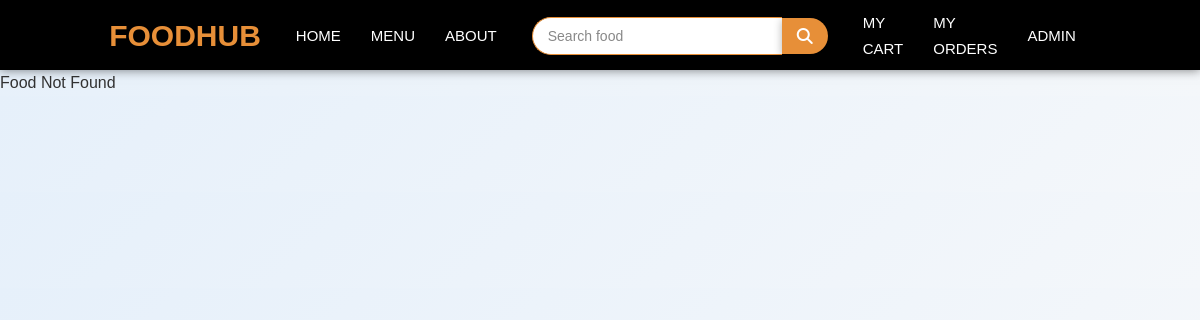
/food_items_view.php?food_items=cardio (signed in), run on an earlier commit of the app's database.
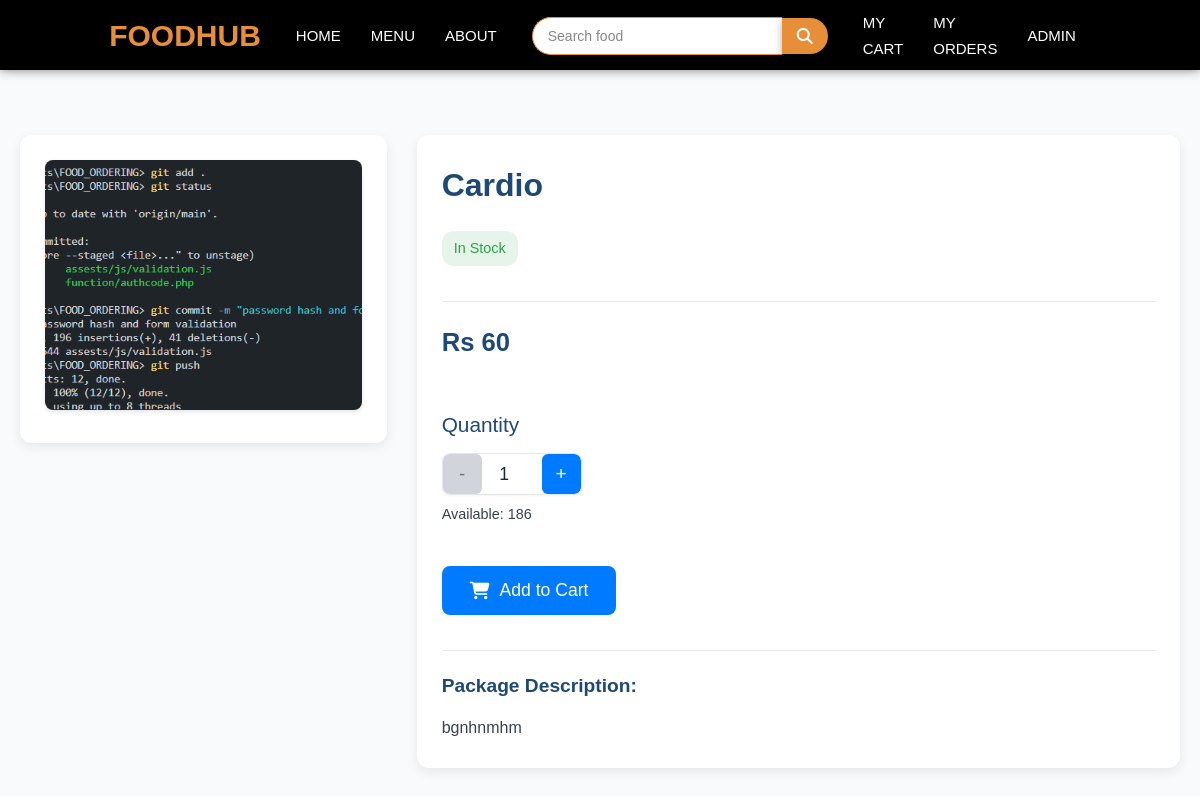
And on a later commit of the database.
### tables this page shows
CREATE TABLE `food_items` (
  `id` int(11) NOT NULL,
  `menu_id` int(11) NOT NULL,
  `name` varchar(200) NOT NULL,
  `slug` varchar(200) NOT NULL,
  `description` mediumtext NOT NULL,
  `image` varchar(200) NOT NULL,
  `quantity` int(11) NOT NULL,
  `price` int(11) NOT NULL,
  `status` tinyint(4) NOT NULL,
  `trending` tinyint(4) NOT NULL,
  `created_at` timestamp NOT NULL DEFAULT current_timestamp() ON UPDATE current_timestamp()
);

### functions/userfunctions.php (called while the page is built, shortened)
<?php
include('config/dbcon.php');
function getSlugActive($table, $slug)
{
    global $con;
    $query = "SELECT * FROM $table WHERE slug='$slug' AND status='0' LIMIT 1";
    return $query_run = mysqli_query($con, $query);
}
?>

### food_items_view.php (the view, shortened to what this page needs)
<?php
include('functions/userfunctions.php');
include('includes/header.php');
if (isset($_GET['food_items'])) {
    $food_items_slug = mysqli_real_escape_string($con, $_GET['food_items']);
    $food_items_data = getSlugActive("food_items", $food_items_slug);
    $food_items = mysqli_fetch_array($food_items_data);
    if ($food_items) {
        $in_stock = isset($food_items['quantity']) && $food_items['quantity'] > 0;
        $max_quantity = max(0, (int)$food_items['quantity']);
?>
<div class="bg-light py-4">
    <div class="container food_items_data">
        <div class="row">
            <div class="col-4">
                <div class="card card-body1">
                    <img src="Uploads/<?= htmlspecialchars($food_items['image']); ?>" alt="<?= htmlspecialchars($food_items['name']); ?>" loading="lazy">
                </div>
            </div>
            <div class="col-8">
                <div class="food-details">
                    <h4>
                        <?= htmlspecialchars($food_items['name']); ?>
                    </h4>
                    <div class="stock-status <?= $in_stock ? 'in-stock' : 'out-stock'; ?>">
                        <?= $in_stock ? 'In Stock' : 'Out of Stock'; ?>
                    </div>
                    <hr>
                    <div class="price-row">
                        <div class="price-col">
                            <h4>Rs <?= number_format($food_items['price']); ?></h4>
                        </div>
                    </div>
                    <div class="quantity-section">
                        <h4>Quantity</h4>
                        <div class="input-group-custom">
    <button class="decrement-btn" <?= !$in_stock ? 'disabled' : ''; ?>>-</button>
    <input type="number" class="input-quantity" value="1" min="1" data-max-quantity="<?= $max_quantity; ?>" <?= !$in_stock ? 'disabled' : ''; ?>>
    <button class="increment-btn" <?= !$in_stock ? 'disabled' : ''; ?>>+</button>
</div>
                        <span class="available-quantity">Available: <?= $max_quantity; ?></span>
                    </div>
                    <div class="row mt-4">
                        <div class="col-12">
                            <button class="add-to-cart-btn addToCartBtn" value="<?= $food_items['id']; ?>" <?= !$in_stock ? 'disabled' : ''; ?>>
                                <i class="fa fa-shopping-cart"></i> Add to Cart
                            </button>
                        </div>
                    </div>
                    <hr>
                    <h6>Package Description:</h6>
                    <p><?= htmlspecialchars($food_items['description']); ?></p>
                </div>
            </div>
        </div>
    </div>
</div>
<?php
    } else {
        echo "Food Not Found";
    }
} else {
    echo "Something went wrong";
}
include('includes/footer.php');
?>

What changed in the data, as far as the page shows it:
added food_items: image (picture), name "Cardio", price "60", quantity "1", quantity "186", description "bgnhnmhm"
Also different on the page:
text no longer shown: "Food Not Found"
text now shown: "In Stock Rs Quantity - + Available: Add to Cart Package Description:"
